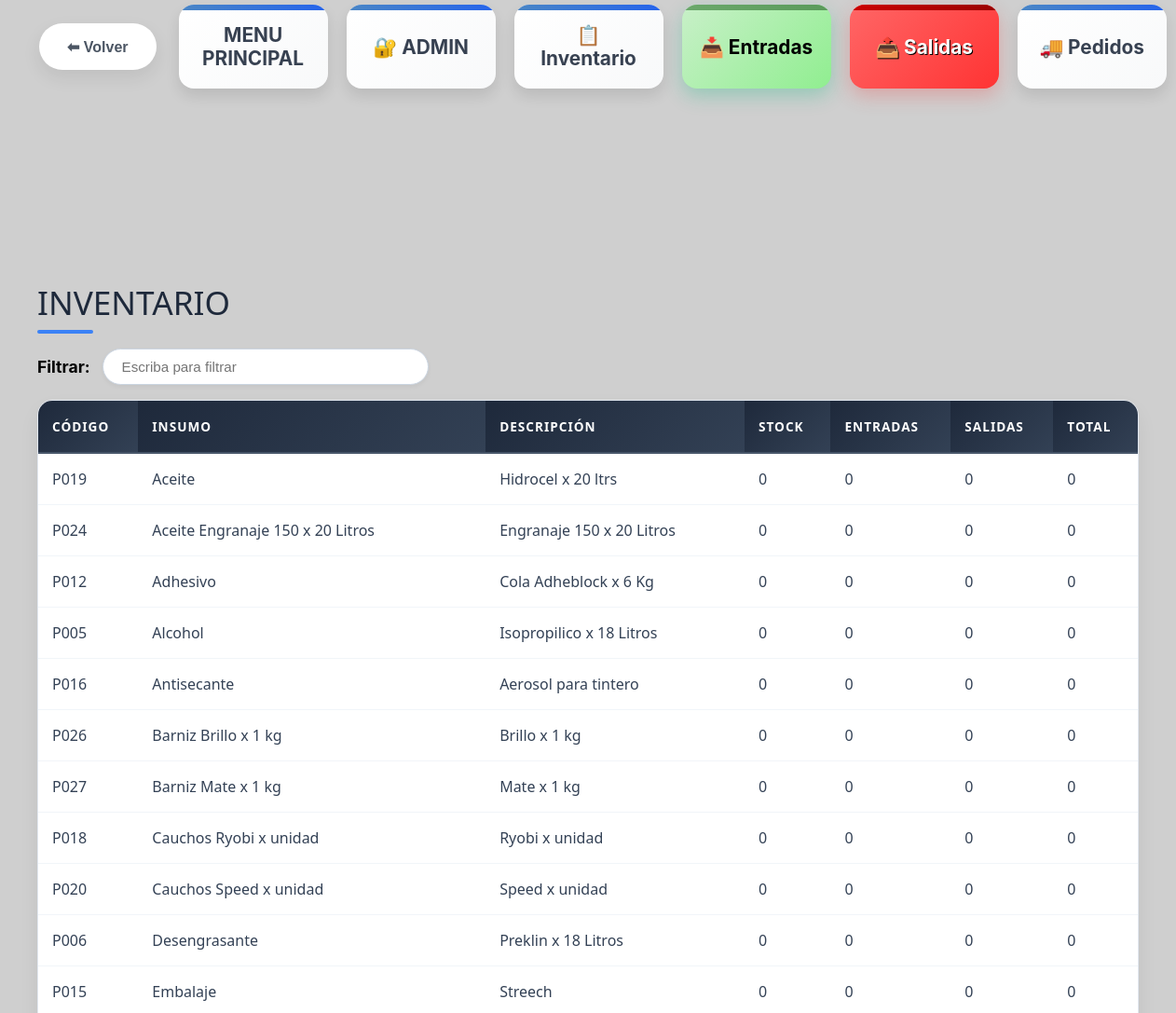
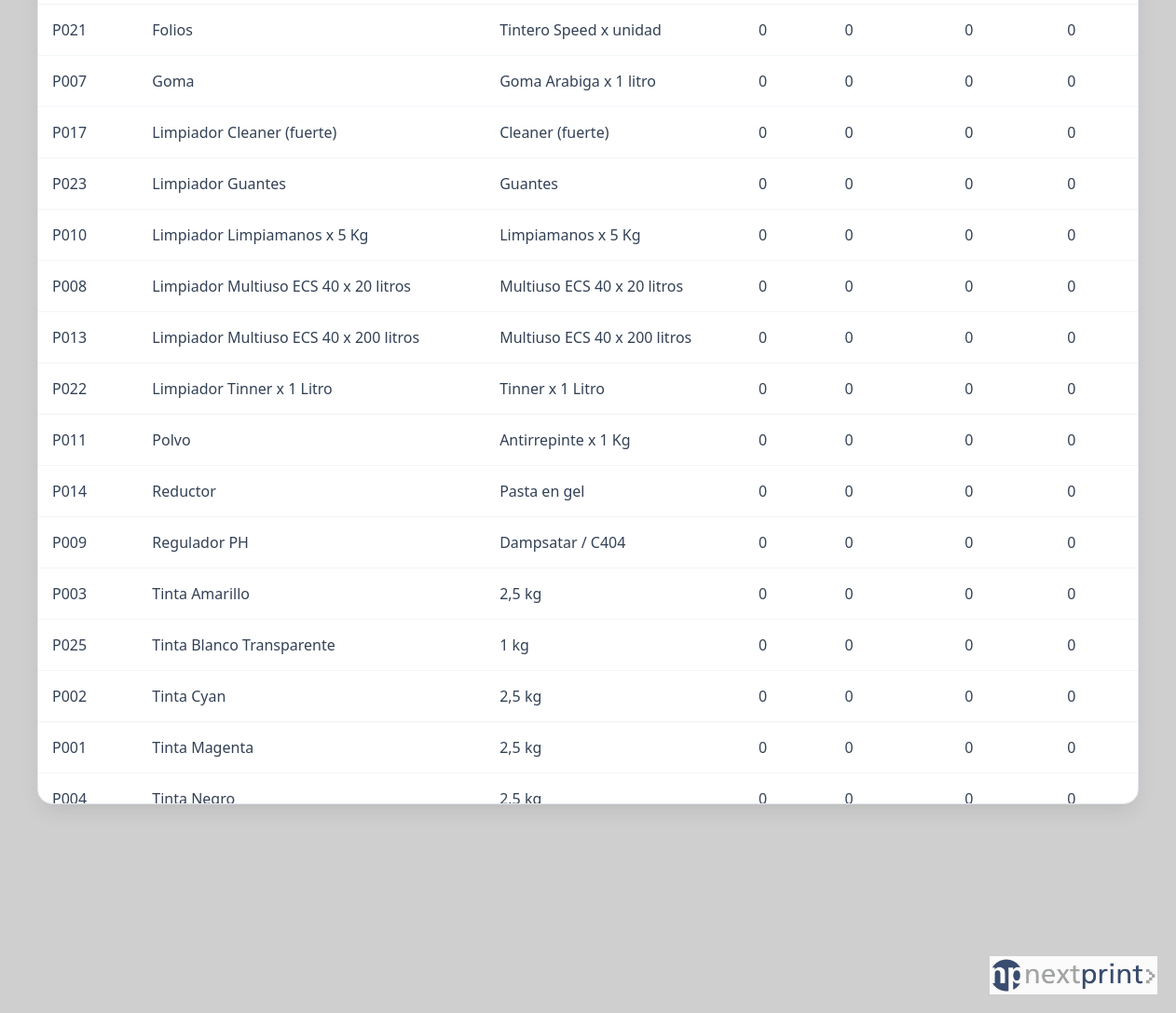
/inventario_simple (signed in), run on the app's committed database (2 pictures, top to bottom).
### tables this page shows
CREATE TABLE inventario (
    id INTEGER PRIMARY KEY AUTOINCREMENT,
    insumo_codigo TEXT NOT NULL UNIQUE,
    stock_inicial INTEGER NOT NULL DEFAULT 0,
    entradas INTEGER NOT NULL DEFAULT 0,
    salidas INTEGER NOT NULL DEFAULT 0,
    total INTEGER NOT NULL DEFAULT 0,
    FOREIGN KEY (insumo_codigo) REFERENCES insumos(codigo)
);

CREATE TABLE insumos (
    id INTEGER PRIMARY KEY AUTOINCREMENT,
    codigo TEXT NOT NULL UNIQUE,
    nombre TEXT NOT NULL,
    descripcion TEXT,
    unidad TEXT
);

### app.py (the view)
@app.route("/inventario_simple")
def inventario_simple():
    registros = obtener_registros_inventario()
    return render_template("base.html", vista="inventario_simple", registros=registros)

### app.py (called while the page is built)
def get_db_connection():
    conn = sqlite3.connect(DB_PATH) # <-- Usamos la variable que calculamos arriba
    conn.row_factory = sqlite3.Row
    return conn

@app.before_request
def requerir_login():
    rutas_publicas = ['login', 'static']
    if request.endpoint == 'static' or request.endpoint == 'login':
        return
    if not session.get("app_authorized"):
        return redirect(url_for("login"))

### templates/base.html (shortened to what this page needs)
<!DOCTYPE html>
<html lang="es">
<head>
    <link rel="stylesheet" href="{{ url_for('static', filename='styles.css') }}?v=5">
</head>
<body>
    {% if vista != 'login_global' %}
    <header class="top-bar">
        <div class="header-inner">
            <button type="button" class="btn-volver" onclick="window.history.back()">
                <span>⬅ Volver</span>
            </button>
            {% set is_menu = (vista == 'menu') %}
            <nav class="menu-principal">
                <a href="{{ url_for('menu_principal') }}" class="menu-item">
                    MENU PRINCIPAL
                </a>
                {% if is_menu %}
                {% else %}
                <a href="{{ url_for('inventario') }}" class="menu-item">🔐 ADMIN</a>
                <a href="{{ url_for('inventario_simple') }}" class="menu-item">📋 Inventario</a>
                <a href="{{ url_for('entradas') }}" class="menu-item entradas">📥 Entradas</a>
                <a href="{{ url_for('salidas') }}" class="menu-item salidas">📤 Salidas</a>
                <a href="{{ url_for('pedidos') }}" class="menu-item">🚚 Pedidos</a>
                {% endif %}
            </nav>
        </div>
    </header>
    {% endif %}
    <main class="contenido {% if vista == 'menu' %}contenido-menu{% else %}contenido-app{% endif %}">
        {% if vista == "login_global" %}
        <div class="login-container">
            <form class="login-form" method="POST" action="{{ url_for('login') }}">
                <h2 class="login-title">Bienvenido</h2>
                {% if error %}
                <div class="login-error">{{ error }}</div>
                {% endif %}
                <div class="form-group-login">
                    <label for="usuario">Usuario</label>
                    <input type="text" name="usuario" id="usuario" required autofocus placeholder="Ingresá tu usuario">
                </div>
                <div class="form-group-login">
                    <label for="contrasena">Contraseña</label>
                    <input type="password" name="contrasena" id="contrasena" required placeholder="••••••••">
                </div>
                <div class="chk-container">
                    <input type="checkbox" name="recordar" id="recordar">
                    <label for="recordar">Recordar mi dispositivo</label>
                </div>
                <button type="submit" class="btn-login-submit">Ingresar</button>
                <div class="login-footer">
                    © 2026 Nextprint Stock
                </div>
            </form>
        </div>
        {% elif vista == "inventario_simple" %}
        <section class="historial">
            <h1 class="historial-titulo">Inventario</h1>
            <div class="historial-filtro inventario-filtro">
                <label for="filtro-inventario-simple">Filtrar:</label>
                <input id="filtro-inventario-simple" type="text" placeholder="Escriba para filtrar">
            </div>
            <div class="historial-tabla-wrapper">
                <table class="historial-tabla" id="tabla-inventario-simple">
                    <thead>
                        <tr>
                            <th>CÓDIGO</th>
                            <th>INSUMO</th>
                            <th>DESCRIPCIÓN</th>
                            <th>STOCK</th>
                            <th>ENTRADAS</th>
                            <th>SALIDAS</th>
                            <th>TOTAL</th>
                        </tr>
                    </thead>
                    <tbody>
                        {% for r in registros %}
                        <tr>
                            <td>{{ r['codigo'] }}</td>
                            <td>{{ r['nombre'] }}</td>
                            <td>{{ r['descripcion'] }}</td>
                            <td>{{ r['stock_inicial'] }}</td>
                            <td>{{ r['entradas'] }}</td>
                            <td>{{ r['salidas'] }}</td>
                            <td>{{ r['total'] }}</td>
                        </tr>
                        {% endfor %}
                    </tbody>
                </table>
            </div>
        </section>
            {% endif %}
    </main>
    {% if vista != 'login_global' %}
    <img src="{{ url_for('static', filename='img/logo-nextprint.png') }}" alt="Nextprint" class="logo-fixed">
    {% endif %}
</body>
</html>

### data on the page
inventario: codigo "P019", nombre "Aceite", descripcion "Hidrocel x 20 ltrs", stock_inicial "0", entradas "0", salidas "0", total "0"
inventario: codigo "P024", nombre "Aceite Engranaje 150 x 20 Litros", descripcion "Engranaje 150 x 20 Litros", stock_inicial "0", entradas "0", salidas "0", total "0"
inventario: codigo "P012", nombre "Adhesivo", descripcion "Cola Adheblock x 6 Kg", stock_inicial "0", entradas "0", salidas "0", total "0"
inventario: codigo "P005", nombre "Alcohol", descripcion "Isopropilico x 18 Litros", stock_inicial "0", entradas "0", salidas "0", total "0"
inventario: codigo "P016", nombre "Antisecante", descripcion "Aerosol para tintero", stock_inicial "0", entradas "0", salidas "0", total "0"
inventario: codigo "P026", nombre "Barniz Brillo x 1 kg", descripcion "Brillo x 1 kg", stock_inicial "0", entradas "0", salidas "0", total "0"
inventario: codigo "P027", nombre "Barniz Mate x 1 kg", descripcion "Mate x 1 kg", stock_inicial "0", entradas "0", salidas "0", total "0"
inventario: codigo "P018", nombre "Cauchos Ryobi x unidad", descripcion "Ryobi x unidad", stock_inicial "0", entradas "0", salidas "0", total "0"
inventario: codigo "P020", nombre "Cauchos Speed x unidad", descripcion "Speed x unidad", stock_inicial "0", entradas "0", salidas "0", total "0"
inventario: codigo "P006", nombre "Desengrasante", descripcion "Preklin x 18 Litros", stock_inicial "0", entradas "0", salidas "0", total "0"
inventario: codigo "P015", nombre "Embalaje", descripcion "Streech", stock_inicial "0", entradas "0", salidas "0", total "0"
inventario: codigo "P021", nombre "Folios", descripcion "Tintero Speed x unidad", stock_inicial "0", entradas "0", salidas "0", total "0"
inventario: codigo "P007", nombre "Goma", descripcion "Goma Arabiga x 1 litro", stock_inicial "0", entradas "0", salidas "0", total "0"
inventario: codigo "P017", nombre "Limpiador Cleaner (fuerte)", descripcion "Cleaner (fuerte)", stock_inicial "0", entradas "0", salidas "0", total "0"
inventario: codigo "P023", nombre "Limpiador Guantes", descripcion "Guantes", stock_inicial "0", entradas "0", salidas "0", total "0"
inventario: codigo "P010", nombre "Limpiador Limpiamanos x 5 Kg", descripcion "Limpiamanos x 5 Kg", stock_inicial "0", entradas "0", salidas "0", total "0"
inventario: codigo "P008", nombre "Limpiador Multiuso ECS 40 x 20 litros", descripcion "Multiuso ECS 40 x 20 litros", stock_inicial "0", entradas "0", salidas "0", total "0"
inventario: codigo "P013", nombre "Limpiador Multiuso ECS 40 x 200 litros", descripcion "Multiuso ECS 40 x 200 litros", stock_inicial "0", entradas "0", salidas "0", total "0"
inventario: codigo "P022", nombre "Limpiador Tinner x 1 Litro", descripcion "Tinner x 1 Litro", stock_inicial "0", entradas "0", salidas "0", total "0"
inventario: codigo "P011", nombre "Polvo", descripcion "Antirrepinte x 1 Kg", stock_inicial "0", entradas "0", salidas "0", total "0"
inventario: codigo "P014", nombre "Reductor", descripcion "Pasta en gel", stock_inicial "0", entradas "0", salidas "0", total "0"
inventario: codigo "P009", nombre "Regulador PH", descripcion "Dampsatar / C404", stock_inicial "0", entradas "0", salidas "0", total "0"
inventario: codigo "P003", nombre "Tinta Amarillo", descripcion "2,5 kg", stock_inicial "0", entradas "0", salidas "0", total "0"
inventario: codigo "P025", nombre "Tinta Blanco Transparente", descripcion "1 kg", stock_inicial "0", entradas "0", salidas "0", total "0"
inventario: codigo "P002", nombre "Tinta Cyan", descripcion "2,5 kg", stock_inicial "0", entradas "0", salidas "0", total "0"
inventario: codigo "P001", nombre "Tinta Magenta", descripcion "2,5 kg", stock_inicial "0", entradas "0", salidas "0", total "0"
inventario: codigo "P004", nombre "Tinta Negro", descripcion "2,5 kg", stock_inicial "0", entradas "0", salidas "0", total "0"
